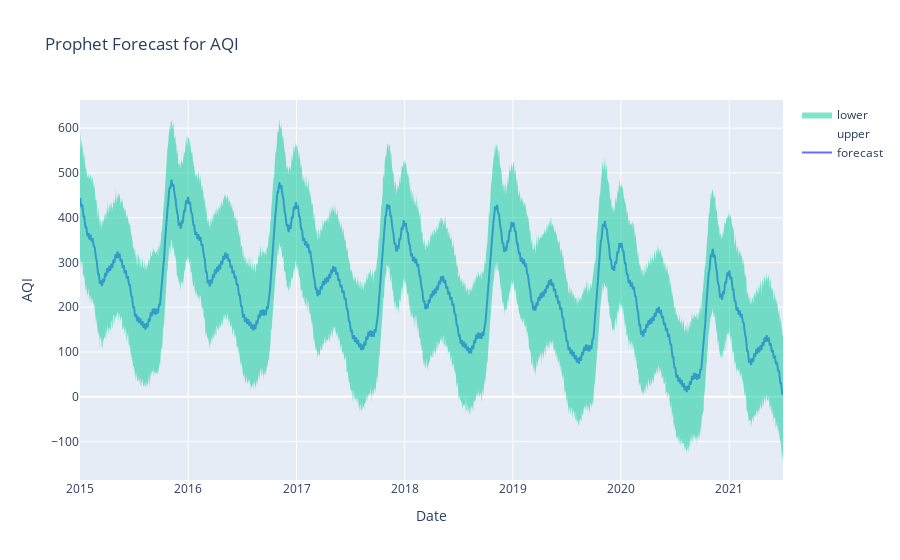

This figure's notebook cell:
### Markdown cell above
## 6. Cross-validate forecast quality
Use rolling-origin cross-validation with a 30-day horizon; report MAPE for quick accuracy read.

### Code cell
#Plotting out the forecast
import plotly.graph_objects as go

fig = go.Figure()
fig.add_trace(go.Scatter(x=forecast['ds'], y=forecast['yhat'], name='forecast'))
fig.add_trace(go.Scatter(x=forecast['ds'], y=forecast['yhat_upper'], fill=None, mode='lines', name='upper', line=dict(width=0)))
fig.add_trace(go.Scatter(x=forecast['ds'], y=forecast['yhat_lower'], fill='tonexty', mode='lines', name='lower', line=dict(width=0)))
fig.update_layout(title='Prophet Forecast for AQI', xaxis_title='Date', yaxis_title='AQI')
fig.show()

### Figure 1 — Plotly figure (JSON) as saved in the notebook; plotly's stock layout.template omitted (floating-point values rounded to 4 significant figures; data arrays with more than 128 entries replaced by an {"elided": "..."} marker saying what was removed)
{"data": [{"name": "forecast", "type": "scatter", "x": {"elided": "2374 str values"}, "y": {"elided": "2374 float values"}}, {"line": {"width": 0}, "mode": "lines", "name": "upper", "type": "scatter", "x": {"elided": "2374 str values"}, "y": {"elided": "2374 float values"}}, {"fill": "tonexty", "line": {"width": 0}, "mode": "lines", "name": "lower", "type": "scatter", "x": {"elided": "2374 str values"}, "y": {"elided": "2374 float values"}}], "layout": {"title": {"text": "Prophet Forecast for AQI"}, "xaxis": {"title": {"text": "Date"}}, "yaxis": {"title": {"text": "AQI"}}}}
